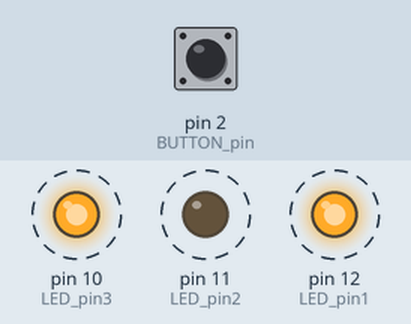
The sketch below on a simulated Arduino Uno, built with avr-gcc and run on an emulated ATmega328P. On the bench: output pins drawn as LEDs (lit = HIGH). Dashed ring = blinking. Inputs (shaded band) come from the test bench; at power-on: pin 2 (BUTTON_pin) HIGH.

Above: at 1.4 s.
1.5 s: pin 2 (BUTTON_pin) pulled LOW for 3.2 s
Timing chart, 0 to 12.2 s (numbered marks = the images above; inputs shaded):
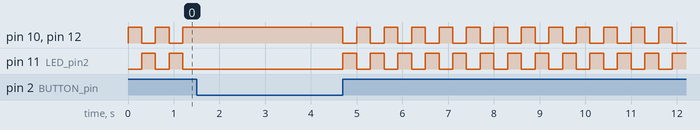

The sketch:

activity_6.ino
```cpp
#define LED_pin1 12
#define LED_pin2 11
#define LED_pin3 10

#define BUTTON_pin 2

int LEDblinkState = 1;

void setup(){

  pinMode(LED_pin1, OUTPUT);
  pinMode(LED_pin3, OUTPUT);
  pinMode(LED_pin2, OUTPUT);

  pinMode(BUTTON_pin, INPUT_PULLUP);
}

void loop(){

  if (digitalRead(BUTTON_pin) == HIGH){
    if (LEDblinkState == 1){
      digitalWrite(LED_pin2, LOW);
      digitalWrite(LED_pin1, HIGH);
      digitalWrite(LED_pin3, HIGH);
      LEDblinkState = 2;

    }
    else{

      digitalWrite(LED_pin1, LOW);
      digitalWrite(LED_pin3, LOW);
      digitalWrite(LED_pin2, HIGH);
      LEDblinkState = 1;
    }
    delay(300);
  }
}
```
